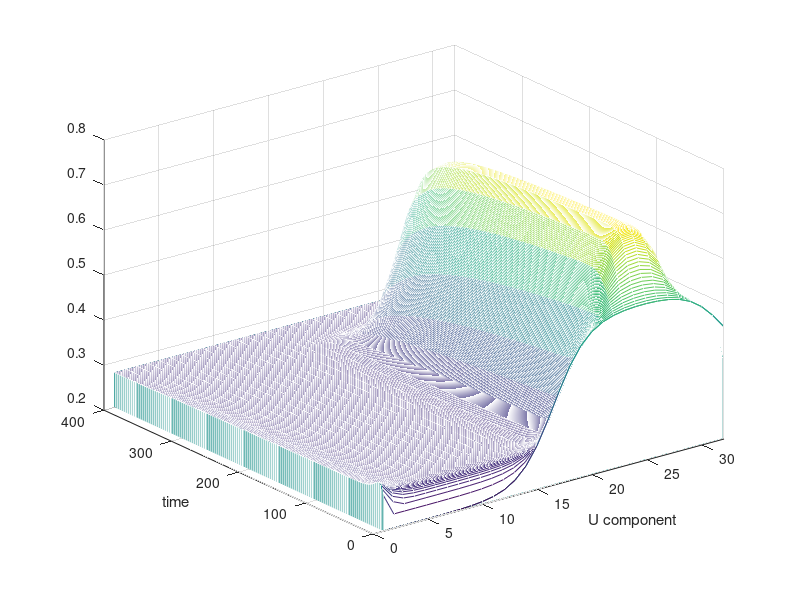
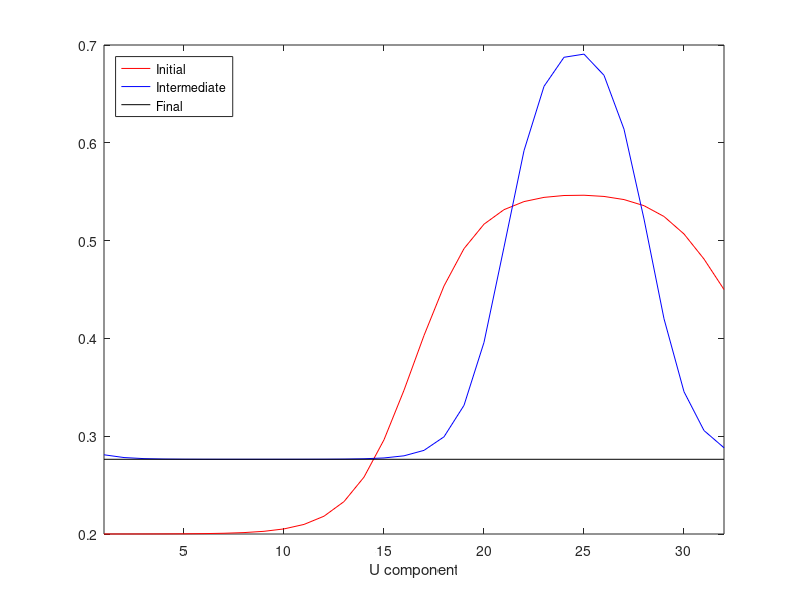

Recreate these plots in MATLAB, in order.
%ONESIM.M
% Accompanies BIFSIM.M
% DOES A SINGLE RUN WHERE U1 ans U2 ARE STABLE.
%
% Shows how the existence of two differemt, stable solutions can 
% affect the intermediate time behaviour.
% Eventually, one of the two solutions dominates. 
% In this case the lower value, u1, wins out in the end.
% But we can see u2 tryng to attract the solution before it loses out.
%
% DJH Dec 2016
%
% This version Oct 2017

figure(1)
clf

r = 0.5;
theta = 0.5;

N = 12;
N = 32;

% Set up A for nearest neighbour ring network
A = zeros(N,N);
A = diag(ones(N-1,1),1) + diag(ones(N-1,1),-1);
A(1,N) = 1;
A(N,1) = 1;
%%%%%%%%%%%%%%%%%%%%%%%%%%%%%%%%%%%%%%%%%%%%

epsi = 2.5;
u1 = 0.5 - 0.5*sqrt(1 - 4*r/epsi)
u2 = 0.5 + 0.5*sqrt(1 - 4*r/epsi)

%%%%% Initial values %%%%
Uzero = linspace(0.2,0.8,N)';   % initial data in (0,1)
x = linspace(-10,10,N)';
Uzero = (0.5 + 0.2*sin(x));   % initial data in (0,1)
sig1 = exp(x)./(1 + exp(x));
sig2 = exp(10-x)./(1+exp(10-x));
%Uzero = 0.3*sig1 + 0.25*sig2; % initial data in (0,1)
Uzero = 0.35*sig1 + 0.2*sig2; % initial data in (0,1)
Uk = Uzero;
steps = 400-1;
Usol = zeros(N,steps+1);
Usol(:,1) = Uzero;
for k = 1:steps   
   Ukp1 = Uk + r*(theta - Uk) + (epsi)*(Uk.*(1-Uk)).*(0.5*A*Uk - theta);      %%%%%% Reflection---could make this better? %%%%
   [a1,b1] = find(Ukp1<0);
   [a2,b2] = find(Ukp1>1);
   Ukp1(a1) = 0.05;   % just reflect back to 0.05
   Ukp1(a2) = 0.95;   % or 0.95 
   Usol(:,k+1) = Ukp1;
   Uk = Ukp1;
end


waterfall(Usol')
ylabel('time')
xlabel('U component')
xlim([0 N])
%xlim([1 12])
%xlabel('Components of U')
print -dpdf pic_onesima.pdf 

figure(2)
clf
plot(Usol(:,1),'r-')
hold on
plot(Usol(:,200),'b-')
plot(Usol(:,end),'k-')
xlim([1 N])
xlabel('U component')
legend('Initial','Intermediate','Final','Location','Northwest') 
print -dpdf pic_onesimb.pdf 
